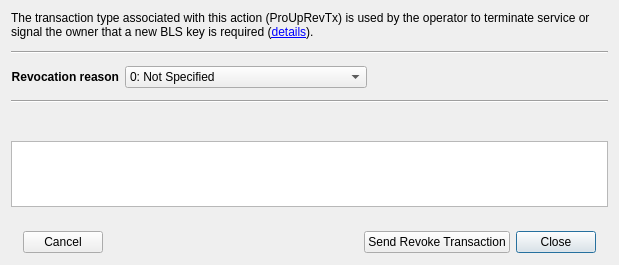
<?xml version="1.0" encoding="UTF-8"?>
<ui version="4.0">
 <class>RevokeMnDlg</class>
 <widget class="QDialog" name="RevokeMnDlg">
  <property name="geometry">
   <rect>
    <x>0</x>
    <y>0</y>
    <width>619</width>
    <height>265</height>
   </rect>
  </property>
  <property name="sizePolicy">
   <sizepolicy hsizetype="Preferred" vsizetype="Maximum">
    <horstretch>0</horstretch>
    <verstretch>0</verstretch>
   </sizepolicy>
  </property>
  <property name="windowTitle">
   <string>Revoke operator</string>
  </property>
  <property name="styleSheet">
   <string notr="true">a{text-decoration:none}</string>
  </property>
  <layout class="QVBoxLayout" name="verticalLayout">
   <property name="spacing">
    <number>12</number>
   </property>
   <property name="sizeConstraint">
    <enum>QLayout::SetMinimumSize</enum>
   </property>
   <property name="bottomMargin">
    <number>0</number>
   </property>
   <item>
    <widget class="QLabel" name="lblDescription">
     <property name="styleSheet">
      <string notr="true"/>
     </property>
     <property name="frameShape">
      <enum>QFrame::NoFrame</enum>
     </property>
     <property name="frameShadow">
      <enum>QFrame::Sunken</enum>
     </property>
     <property name="text">
      <string>The transaction type associated with this action (ProUpRevTx) is used by the operator to terminate service or signal the owner that a new BLS key is required (&lt;a href=&quot;https://docs.stash.org/en/stable/masternodes/maintenance.html#prouprevtx&quot;&gt;details&lt;/a&gt;).</string>
     </property>
     <property name="wordWrap">
      <bool>true</bool>
     </property>
     <property name="openExternalLinks">
      <bool>true</bool>
     </property>
    </widget>
   </item>
   <item>
    <widget class="Line" name="line">
     <property name="orientation">
      <enum>Qt::Horizontal</enum>
     </property>
    </widget>
   </item>
   <item>
    <widget class="QStackedWidget" name="stackedWidget">
     <property name="sizePolicy">
      <sizepolicy hsizetype="Preferred" vsizetype="Maximum">
       <horstretch>0</horstretch>
       <verstretch>0</verstretch>
      </sizepolicy>
     </property>
     <property name="currentIndex">
      <number>0</number>
     </property>
     <widget class="QWidget" name="page0">
      <property name="sizePolicy">
       <sizepolicy hsizetype="Preferred" vsizetype="Maximum">
        <horstretch>0</horstretch>
        <verstretch>0</verstretch>
       </sizepolicy>
      </property>
      <layout class="QGridLayout" name="gridLayout" rowstretch="0,0">
       <property name="sizeConstraint">
        <enum>QLayout::SetMinimumSize</enum>
       </property>
       <property name="leftMargin">
        <number>0</number>
       </property>
       <property name="topMargin">
        <number>0</number>
       </property>
       <property name="rightMargin">
        <number>0</number>
       </property>
       <property name="bottomMargin">
        <number>0</number>
       </property>
       <property name="verticalSpacing">
        <number>8</number>
       </property>
       <item row="1" column="1">
        <layout class="QHBoxLayout" name="layReason">
         <property name="spacing">
          <number>8</number>
         </property>
         <item>
          <widget class="QComboBox" name="cboReason">
           <property name="sizePolicy">
            <sizepolicy hsizetype="MinimumExpanding" vsizetype="Fixed">
             <horstretch>0</horstretch>
             <verstretch>0</verstretch>
            </sizepolicy>
           </property>
           <item>
            <property name="text">
             <string>0: Not Specified</string>
            </property>
           </item>
           <item>
            <property name="text">
             <string>1: Termination of Service</string>
            </property>
           </item>
           <item>
            <property name="text">
             <string>2: Compromised Keys</string>
            </property>
           </item>
           <item>
            <property name="text">
             <string>3: Change of Keys (Not compromised)</string>
            </property>
           </item>
          </widget>
         </item>
         <item>
          <spacer name="horizontalSpacer">
           <property name="orientation">
            <enum>Qt::Horizontal</enum>
           </property>
           <property name="sizeHint" stdset="0">
            <size>
             <width>40</width>
             <height>20</height>
            </size>
           </property>
          </spacer>
         </item>
        </layout>
       </item>
       <item row="1" column="0">
        <widget class="QLabel" name="lblIP">
         <property name="font">
          <font>
           <weight>75</weight>
           <bold>true</bold>
          </font>
         </property>
         <property name="text">
          <string>Revocation reason</string>
         </property>
         <property name="alignment">
          <set>Qt::AlignRight|Qt::AlignTrailing|Qt::AlignVCenter</set>
         </property>
        </widget>
       </item>
      </layout>
     </widget>
    </widget>
   </item>
   <item>
    <widget class="Line" name="line_2">
     <property name="orientation">
      <enum>Qt::Horizontal</enum>
     </property>
    </widget>
   </item>
   <item>
    <widget class="QLabel" name="lblManualCommands">
     <property name="styleSheet">
      <string notr="true"/>
     </property>
     <property name="text">
      <string/>
     </property>
    </widget>
   </item>
   <item>
    <widget class="QTextBrowser" name="edtManualCommands">
     <property name="openExternalLinks">
      <bool>true</bool>
     </property>
     <property name="openLinks">
      <bool>true</bool>
     </property>
    </widget>
   </item>
   <item>
    <widget class="QFrame" name="frame">
     <property name="frameShape">
      <enum>QFrame::NoFrame</enum>
     </property>
     <property name="frameShadow">
      <enum>QFrame::Raised</enum>
     </property>
     <layout class="QHBoxLayout" name="horizontalLayout">
      <property name="leftMargin">
       <number>12</number>
      </property>
      <property name="topMargin">
       <number>12</number>
      </property>
      <property name="rightMargin">
       <number>12</number>
      </property>
      <property name="bottomMargin">
       <number>12</number>
      </property>
      <item>
       <widget class="QPushButton" name="btnCancel">
        <property name="text">
         <string>Cancel</string>
        </property>
        <property name="autoDefault">
         <bool>false</bool>
        </property>
       </widget>
      </item>
      <item>
       <widget class="QLabel" name="lblDocumentation">
        <property name="text">
         <string/>
        </property>
        <property name="openExternalLinks">
         <bool>true</bool>
        </property>
       </widget>
      </item>
      <item>
       <spacer name="horizontalSpacer_2">
        <property name="orientation">
         <enum>Qt::Horizontal</enum>
        </property>
        <property name="sizeHint" stdset="0">
         <size>
          <width>40</width>
          <height>20</height>
         </size>
        </property>
       </spacer>
      </item>
      <item>
       <widget class="QPushButton" name="btnSendRevokeTx">
        <property name="text">
         <string>Send Revoke Transaction</string>
        </property>
        <property name="autoDefault">
         <bool>false</bool>
        </property>
       </widget>
      </item>
      <item>
       <widget class="QPushButton" name="btnClose">
        <property name="text">
         <string>Close</string>
        </property>
       </widget>
      </item>
     </layout>
    </widget>
   </item>
  </layout>
 </widget>
 <tabstops>
  <tabstop>edtManualCommands</tabstop>
  <tabstop>btnSendRevokeTx</tabstop>
  <tabstop>btnClose</tabstop>
  <tabstop>btnCancel</tabstop>
 </tabstops>
 <resources/>
 <connections/>
</ui>
